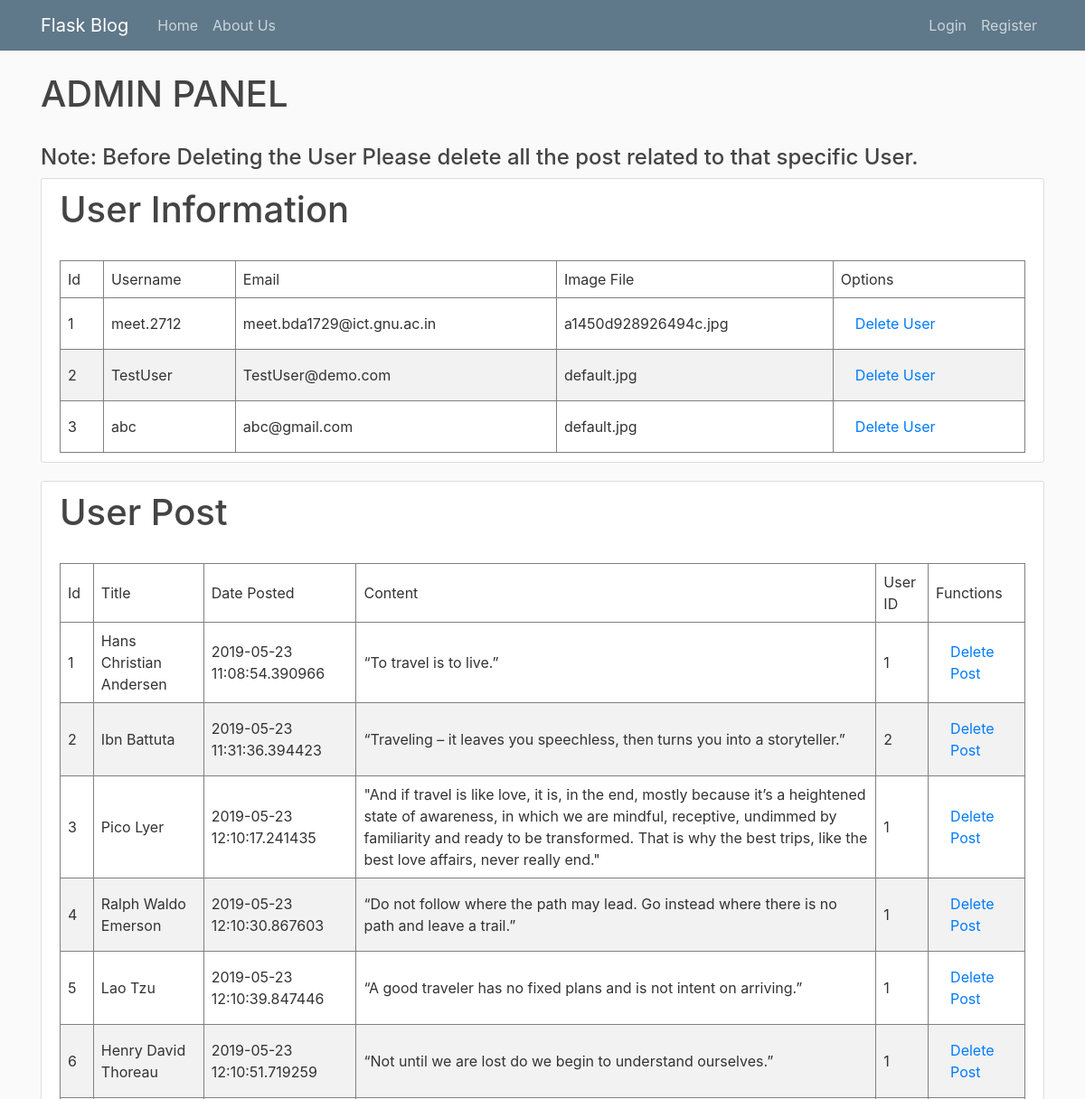
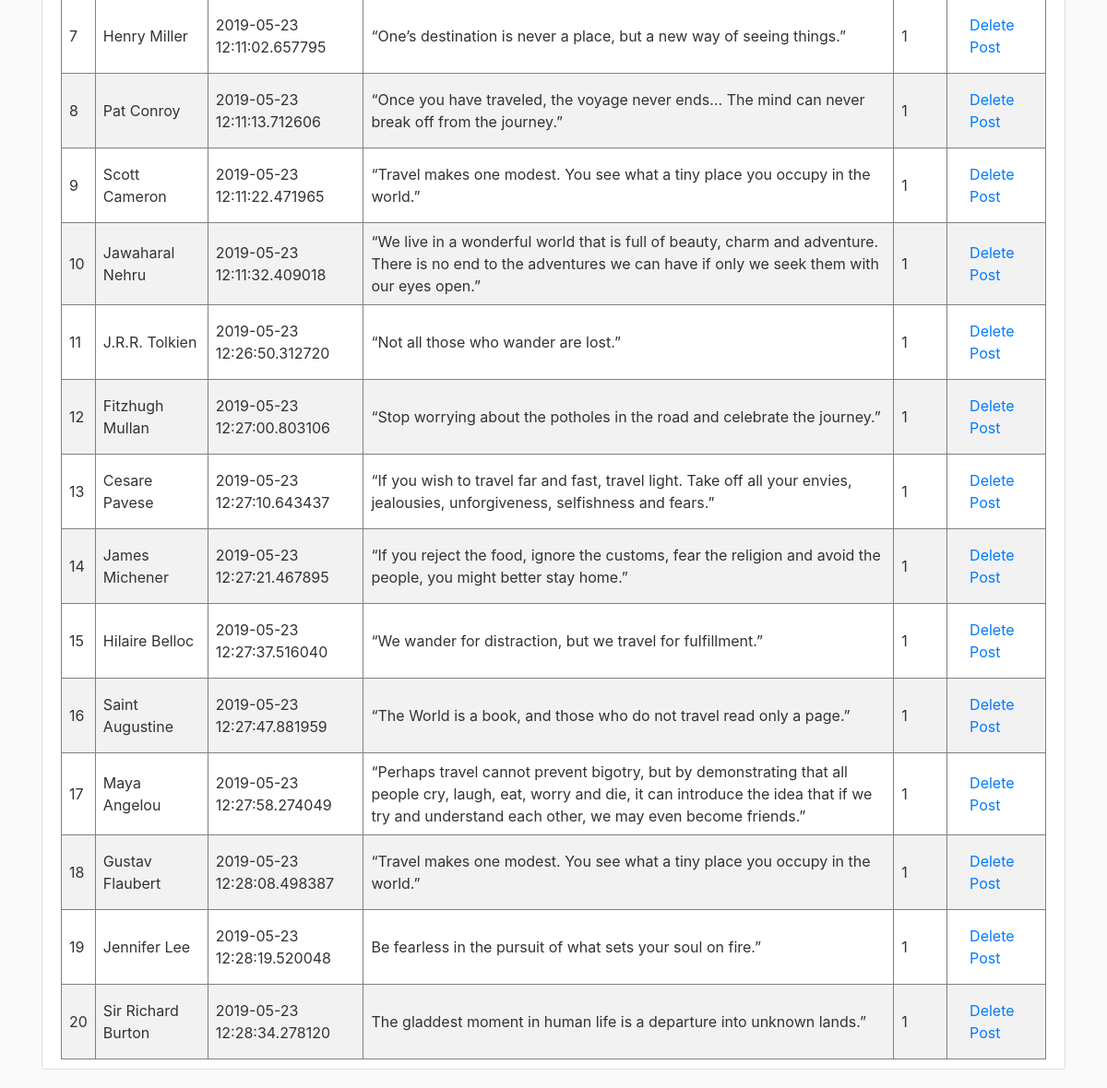
Page /admin/ on the earlier database version (2 pictures, top to bottom).
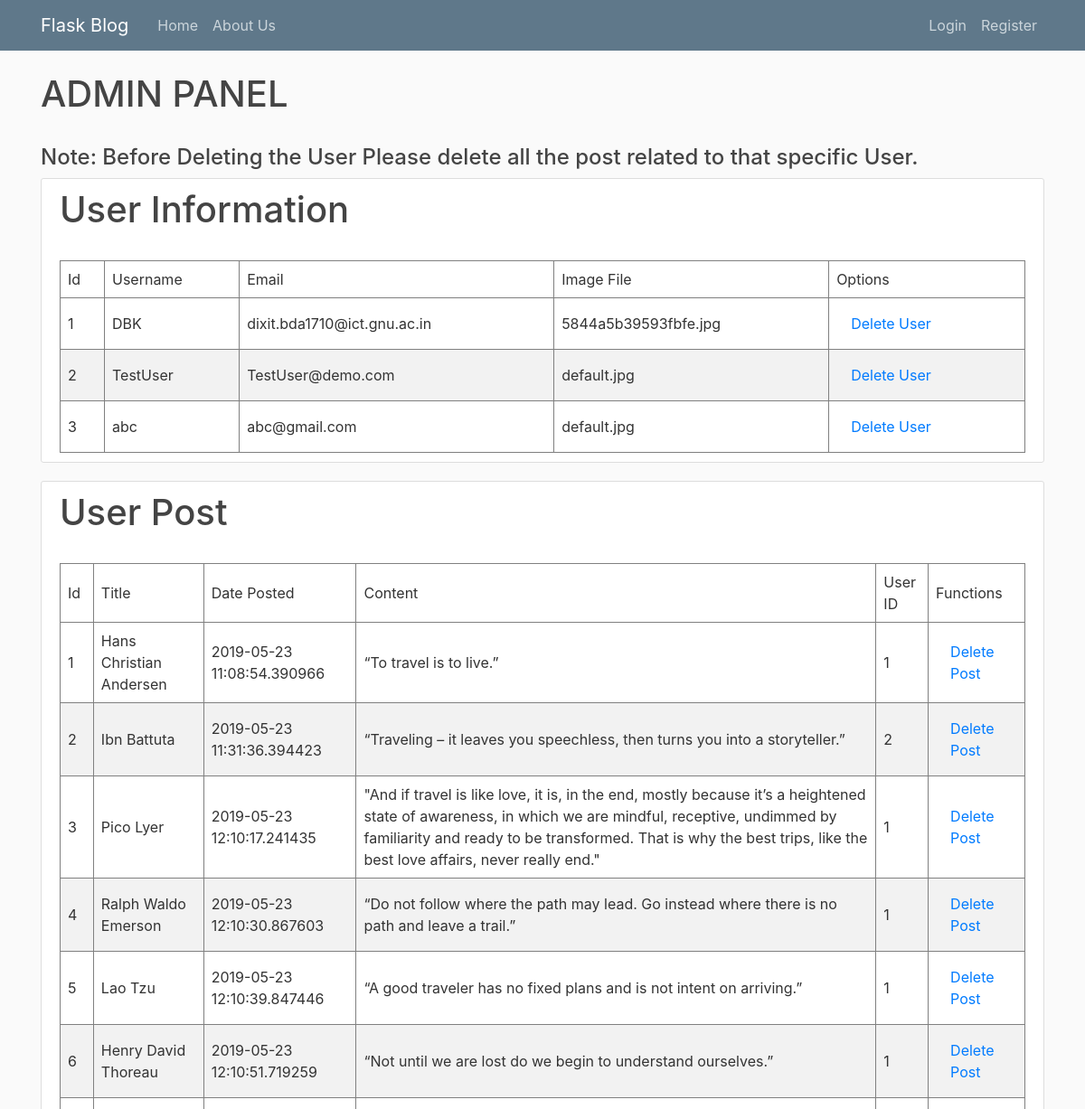
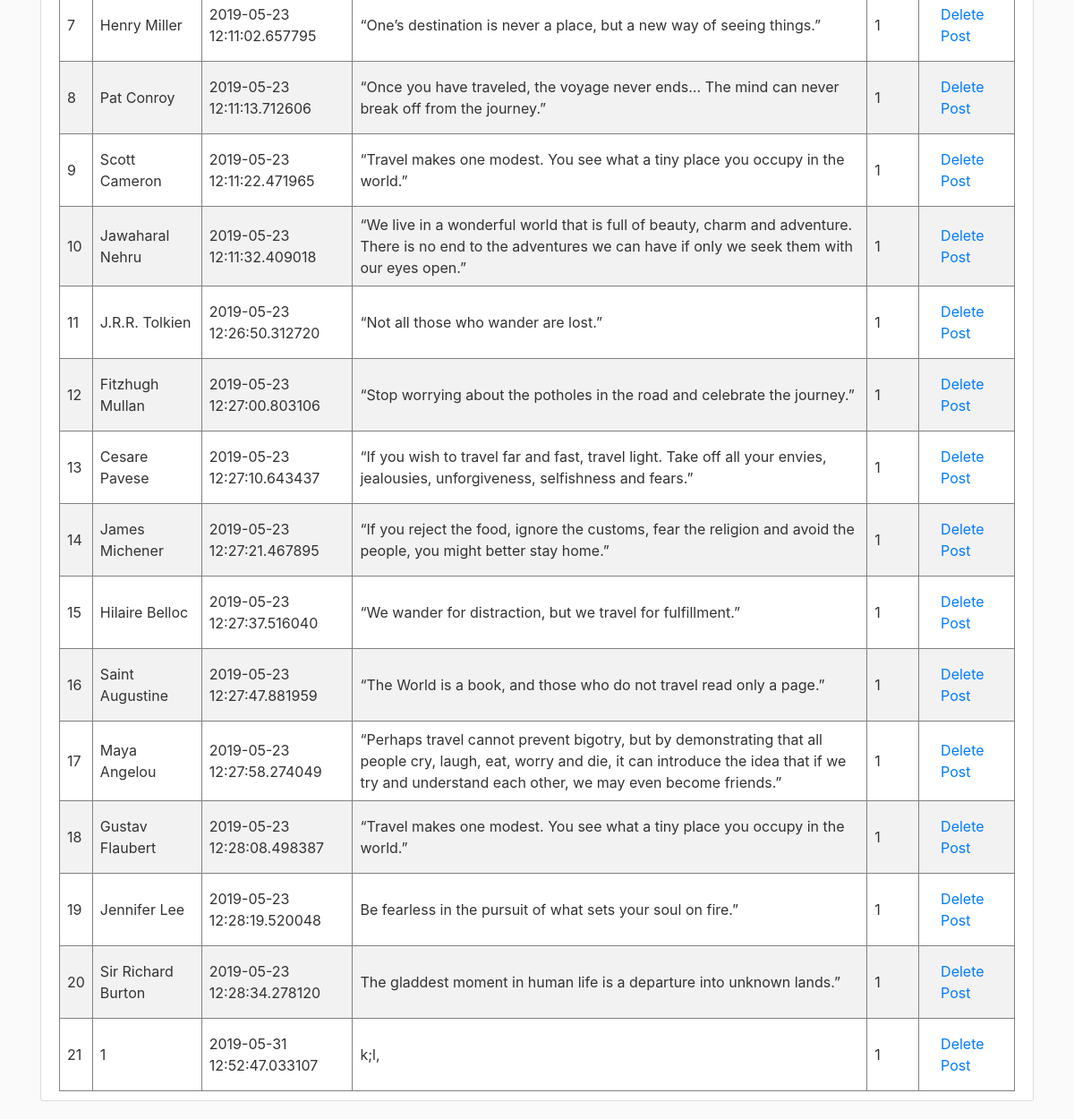
Same page on the later database version (2 pictures, top to bottom).
### flaskblog/models.py (models this page shows, shortened)
class User(db.Model, UserMixin):
    id = db.Column(db.Integer, primary_key=True)
    username = db.Column(db.String(20), unique=True, nullable=False)
    email = db.Column(db.String(20), unique=True, nullable=False)
    image_file = db.Column(db.String(20), nullable=False, default='default.jpg')
    password = db.Column(db.String(60), nullable=False)
    posts = db.relationship('Post', backref='author', lazy=True)
    liked = db.relationship(
        'PostLike',
        foreign_keys='PostLike.user_id',
        backref='user', lazy='dynamic')

class Post(db.Model):
    id = db.Column(db.Integer, primary_key=True)
    title = db.Column(db.String(100), nullable=False)
    date_posted = db.Column(db.DateTime, nullable=False, default=datetime.utcnow)
    content = db.Column(db.Text, nullable=False)
    user_id = db.Column(db.Integer, db.ForeignKey('user.id'), nullable=False)
    likes = db.relationship('PostLike', backref='post', lazy='dynamic')
    comments = db.relationship('Comment', backref='article', lazy=True)

### flaskblog/main/routes.py (the view)
@main.route("/admin/")
def admin():
    return render_template('admin.html', title='admin', user=User.query.all(), post=Post.query.all())

### flaskblog/templates/admin.html (shortened to what this page needs)
{% extends "layout.html" %}
{% block content %}
    <div>
    <h1>ADMIN PANEL</h1>
    <br>
    <h4>Note: Before Deleting the User Please delete all the post related to that specific User.</h4>
    <div class="content-section">
    <h1>User Information</h1>
    <br>
     <table border = 1>
           <thead>
           <td>Id</td>
           <td>Username</td>
           <td>Email</td>
           <td>Image File</td>
           <td>Options</td>
           </thead>
         {% for User in user %}
               <td>{{ User.id }}</td>
               <td>{{ User.username }}</td>
               <td>{{ User.email }}</td>
               <td>{{ User.image_file }}</td>
                <td align='center'><a class="nav-item nav-link" href={{ url_for('main.delete_user', user_id=User.id) }}>Delete User</a></td>
            {% endfor %}
       </table>
    </div>
    <div class="content-section">
    <h1>User Post</h1>
    <br>
     <table border = 1>
           <thead>
           <td>Id</td>
           <td>Title</td>
           <td>Date Posted</td>
           <td>Content</td>
           <td>User ID</td>
           <td>Functions</td>
           </thead>
         {% for Post in post %}
           <tr>
               <td>{{ Post.id }}</td>
               <td>{{ Post.title }}</td>
               <td>{{ Post.date_posted }}</td>
               <td>{{ Post.content }}</td>
               <td>{{ Post.user_id }}</td>
               <td align='center'><a class="nav-item nav-link" href={{ url_for('main.delete_post1', post_id1=Post.id) }}>Delete Post</a></td>
           </tr>
            {% endfor %}
       </table>
    </div>
    </div>
{% endblock content %}

Differences in the rows shown:
changed User id 1: username "meet.2712" → "DBK"; email "meet.bda1729@ict.gnu.ac.in" → "dixit.bda1710@ict.gnu.ac.in"; image_file "a1450d928926494c.jpg" → "5844a5b39593fbfe.jpg"
added Post: id "21", title "1", date_posted "2019-05-31 12:52:47.033107", content "k;l,", user_id "1"
